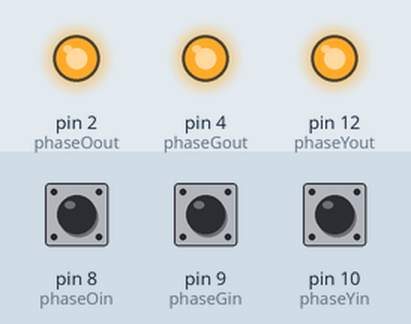
Recording of a sketch running on a simulated Arduino Uno, built with avr-gcc and run on an emulated ATmega328P. Parts: output pins drawn as LEDs (lit = HIGH). The test bench sets the inputs (shaded band); at power-on: pin 8 (phaseOin) HIGH, pin 9 (phaseGin) HIGH, pin 10 (phaseYin) HIGH.

Above: at 3.7 s.
3.8 s: pin 8 (phaseOin) pulled LOW for 0.15 s
At 4.02 s:
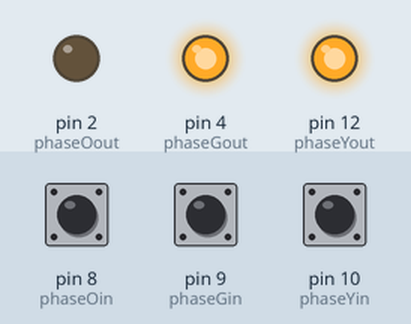
5.6 s: pin 9 (phaseGin) pulled LOW for 0.15 s
At 5.67 s:
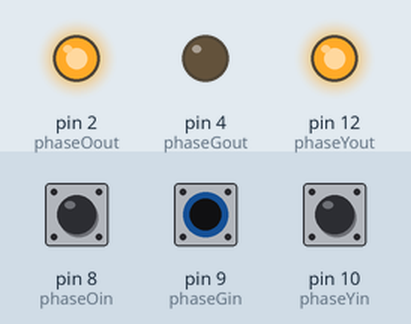
7.2 s: pin 10 (phaseYin) pulled LOW for 0.15 s
At 7.27 s:
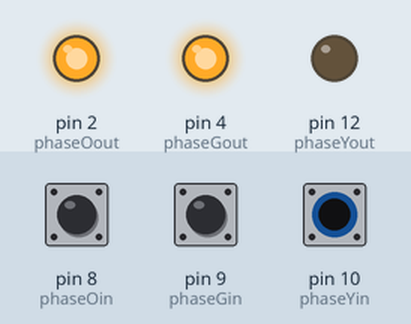
8.8 s: pin 10 (phaseYin) pulled LOW for 3.2 s
At 16.6 s:
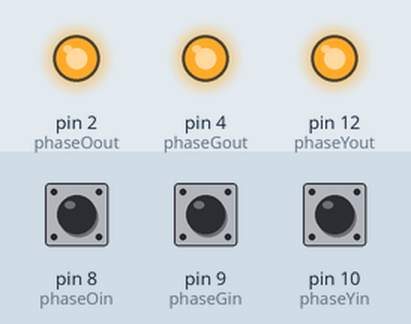
Timing chart, 0 to 17.1 s (numbered marks = the images above; inputs shaded):
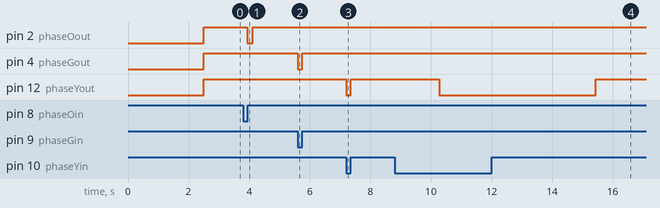

Measured:
- after the input at 3.8 s, pin 2 (phaseOout): HIGH → LOW after 0.14 s, → HIGH 0.17 s later
- after the input at 5.6 s, pin 4 (phaseGout): HIGH → LOW at once, → HIGH 0.15 s later
- after the input at 7.2 s, pin 12 (phaseYout): HIGH → LOW at once, → HIGH 0.15 s later
- after the input at 8.8 s, pin 12 (phaseYout): HIGH → LOW after 1.5 s, → HIGH 5.2 s later

The sketch:

sketch_feb09c_Baseline.ino
```cpp
/* 3 Channel Signal Calibration

This item is the baseline to feb_09b. Excludes the DigitalIOPerformance.

Result = same as for feb_09b - no performance gain?

Include the pinchangeint library to access 3 x pin interrupts
*/
#include <PinChangeInt.h>
// include the elapsedMillis library to access 3 x micros timers
#include <elapsedMillis.h>

// Assign Leo interrupts
const byte phaseOin = 8;
const byte phaseGin = 9;
const byte phaseYin = 10;

// Assign channel out pins
const byte phaseOout = 2; //chosen as it is on PORTD & nonPWM
const byte phaseGout = 4; //corresponds to PIND - 4
const byte phaseYout = 12; //corresponds to PIND - 6

// Setup signal time constants for calcs

volatile unsigned long phaseOintervalin;

volatile unsigned long phaseGintervalin;

volatile unsigned long phaseYintervalin;

//Setup calibration & debounce constants
//const int debounce = 100;// not used as yet
float calPercent = .90;

// Setup the 3 timers to be used for calibration
elapsedMicros timerO;
elapsedMicros timerG;
elapsedMicros timerY;

// Setup the 3 timers to be used for interval
elapsedMicros timerOint;
elapsedMicros timerGint;
elapsedMicros timerYint;

// These bit flags are set in FlagsShared to indicate which
// channels have new signals
const byte phaseOflag = 1;
const byte phaseGflag = 2;
const byte phaseYflag = 4;

// holds the update flags defined above

volatile uint8_t FlagsShared;

  unsigned long phaseOinterval;

  unsigned long phaseGinterval;

  unsigned long phaseYinterval;

  unsigned long phaseOcal;

  unsigned long phaseGcal;

  unsigned long phaseYcal;

  static uint8_t UpdateFlags;

void setup()
{
  delay(2500);//let the external circuit settle so as to set the o/p pins to reflect the i/ps

  pinMode(phaseOout, OUTPUT);
  pinMode(phaseOin, INPUT);
  digitalWrite (phaseOin, HIGH); // turn on the internal pull-up resistor
    if (digitalRead(phaseOin)==HIGH){
    digitalWrite(phaseOout,HIGH);
  }else{
    digitalWrite(phaseOout,LOW);
  }
  //digitalWrite(phaseOout, digitalRead(phaseOin)); //gets rid of the multi pulses on i/p

  //PhaseG pin setup
  pinMode(phaseGout, OUTPUT);
  pinMode(phaseGin, INPUT);
  digitalWrite (phaseGin, HIGH);
    if (digitalRead(phaseGin)==HIGH){
    digitalWrite(phaseGout,HIGH);
  }else{
    digitalWrite(phaseGout,LOW);
  }
  //digitalWrite(phaseGout, digitalRead(phaseGin));

  //PhaseY pin setup
  pinMode(phaseYout, OUTPUT);
  pinMode(phaseYin, INPUT);
  digitalWrite (phaseYin, HIGH);
    if (digitalRead(phaseYin)==HIGH){
    digitalWrite(phaseYout,HIGH);
  }else{
    digitalWrite(phaseYout,LOW);
  }
  //digitalWrite(phaseYout, digitalRead(phaseYin));

  // use the PinChangeInt library to attach the interrupts
  // Pins chosen make this interchangeable with an Uno and Leo
  PCintPort::attachInterrupt(phaseOin, calcPhaseO,CHANGE);
  PCintPort::attachInterrupt(phaseGin, calcPhaseG,CHANGE);
  PCintPort::attachInterrupt(phaseYin, calcPhaseY,CHANGE);

  //Set the Timers to 0 and start them as the last activity in Setup
  timerOint = 0;
  timerGint = 0;
  timerYint = 0;
  timerO = 0;
  timerG = 0;
  timerY = 0;
}

void loop()
{

  // check shared update flags to see if any channels have a change to the signal

  if(FlagsShared)
  {
    noInterrupts();

    // turn interrupts off - take local copies of the shared variables

    UpdateFlags = FlagsShared;


    if(UpdateFlags & phaseOflag)
    {
      phaseOinterval = phaseOintervalin;
      phaseOcal = (phaseOinterval/calPercent); //timer period to wait

    }

    if(UpdateFlags & phaseGflag)
    {
      phaseGinterval = phaseGintervalin;
      phaseGcal = (phaseGinterval/calPercent);
    }

    if(UpdateFlags & phaseYflag)
    {
      phaseYinterval = phaseYintervalin;
      phaseYcal = (phaseYinterval/calPercent);
    }

    // clear shared copy of updated flags

    FlagsShared = 0;

    interrupts(); // we now have local copies of the inputs

  }

    if(timerO > phaseOcal)
    {
      if (digitalRead(phaseOin)==HIGH){
         digitalWrite(phaseOout,HIGH);
         }else{
         digitalWrite(phaseOout,LOW);
        }
//      digitalWrite(phaseOout, digitalRead(phaseOin));
      timerO -= phaseOcal; //reset timer and maintain sync
    }


    if(timerG > phaseGcal)
    {
      if (digitalRead(phaseGin)==HIGH){
         digitalWrite(phaseGout,HIGH);
         }else{
         digitalWrite(phaseGout,LOW);
        }
//      digitalWrite(phaseGout, digitalRead(phaseGin));
      timerG -= phaseGcal; //reset the timer
    }


    if(timerY > phaseYcal)
    {
      if (digitalRead(phaseYin)==HIGH){
         digitalWrite(phaseYout,HIGH);
         }else{
         digitalWrite(phaseYout,LOW);
        }
//      digitalWrite(phaseYout, digitalRead(phaseYin));
      timerY -= phaseYcal; //reset the timer
    }

  UpdateFlags = 0;
}

//  interrupt service routines

void calcPhaseO()
{
      phaseOintervalin=timerOint; // calc the interval since last read
      timerOint-=timerOint; // reset the time

  FlagsShared |= phaseOflag;
}

void calcPhaseG()
{
      phaseGintervalin=timerGint;
      timerGint-=timerGint;

  FlagsShared |= phaseGflag;
}

void calcPhaseY()
{
      phaseYintervalin=timerYint;
      timerYint-=timerYint;

  FlagsShared |= phaseYflag;
}
```
